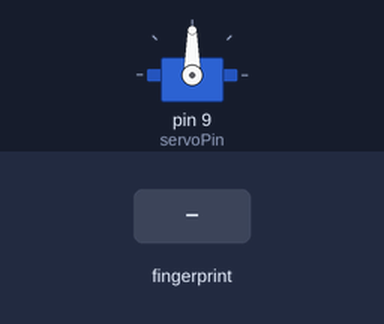
The sketch below on a simulated Arduino Uno, built with avr-gcc and run on an emulated ATmega328P. On the bench: servo. The test bench sets the inputs (shaded band). What the sketch prints to the serial monitor is not drawn.

Above: at 2.2 s.
2.3 s: finger stored as number 1 placed on the sensor
At 3.0 s:
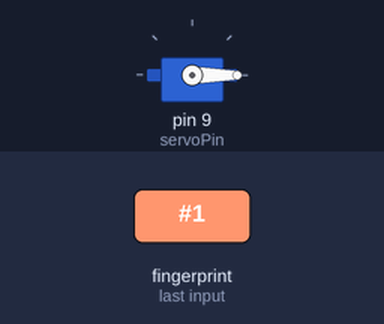
Timing chart, 0 to 7.2 s (numbered marks = the images above; inputs shaded):
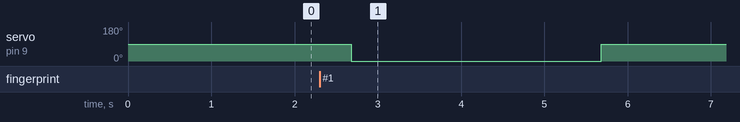

The sketch:

ParmakIziOkuyucu.ino
```cpp
/***************************************************
  Parmak İzi Sensörü ile Servo Motor Kontrolü
  Bu çalışma örnek teşkil etmekte olup tanımlamalar, atamalar, void setup ve getFingerprintIDez() fonksiyonu içerisindeki ilgili yerleri
  projenize uygun olarak değiştirerek kullanabilirsiniz.

  İletişim ve sipariş için:
  https://www.instagram.com/elektronikhobi/ sayfasını takip edip mesaj atabilir veya elektronikhobi@outlook.com adresine mail atabilirsiniz.
 ****************************************************/


#include <Adafruit_Fingerprint.h>
#include <SoftwareSerial.h>
#include <Servo.h> //Add servo library

int getFingerprintIDez();

Servo servo1; //Define servo name / object

#define servoPin 9 //Define pin number to which servo motor is connected
#define durationTime 3000 //Define the time it remains in the open position of the door lock (miliseconds)
#define servoMin 0 //Open position
#define servoMax 90 // Closed position


SoftwareSerial mySerial(2, 3);
Adafruit_Fingerprint finger = Adafruit_Fingerprint(&mySerial);


void setup()
{
  while (!Serial);  // For Yun/Leo/Micro/Zero/...

  Serial.begin(9600);
  Serial.println("Adafruit finger detect test");

  servo1.attach(servoPin); //Define pin number of the servo
  servo1.write(servoMax); //The position of the servo at the start of the program

  // set the data rate for the sensor serial port
  finger.begin(57600);

  if (finger.verifyPassword()) {
    Serial.println("Found fingerprint sensor!");
  } else {
    Serial.println("Did not find fingerprint sensor :(");
    while (1);
  }
  Serial.println("Waiting for valid finger...");
}

void loop()                     // run over and over again
{
  getFingerprintIDez();
  delay(50);            //don't ned to run this at full speed.
}

uint8_t getFingerprintID() {
  uint8_t p = finger.getImage();
  switch (p) {
    case FINGERPRINT_OK:
      Serial.println("Image taken");
      break;
    case FINGERPRINT_NOFINGER:
      Serial.println("No finger detected");
      return p;
    case FINGERPRINT_PACKETRECIEVEERR:
      Serial.println("Communication error");
      return p;
    case FINGERPRINT_IMAGEFAIL:
      Serial.println("Imaging error");
      return p;
    default:
      Serial.println("Unknown error");
      return p;
  }

  // OK success!

  p = finger.image2Tz();
  switch (p) {
    case FINGERPRINT_OK:
      Serial.println("Image converted");
      break;
    case FINGERPRINT_IMAGEMESS:
      Serial.println("Image too messy");
      return p;
    case FINGERPRINT_PACKETRECIEVEERR:
      Serial.println("Communication error");
      return p;
    case FINGERPRINT_FEATUREFAIL:
      Serial.println("Could not find fingerprint features");
      return p;
    case FINGERPRINT_INVALIDIMAGE:
      Serial.println("Could not find fingerprint features");
      return p;
    default:
      Serial.println("Unknown error");
      return p;
  }

  // OK converted!
  p = finger.fingerFastSearch();
  if (p == FINGERPRINT_OK) {
    Serial.println("Found a print match!");
  } else if (p == FINGERPRINT_PACKETRECIEVEERR) {
    Serial.println("Communication error");
    return p;
  } else if (p == FINGERPRINT_NOTFOUND) {
    Serial.println("Did not find a match");
    return p;
  } else {
    Serial.println("Unknown error");
    return p;
  }

  // found a match!
  Serial.print("Found ID #"); Serial.print(finger.fingerID);
  Serial.print(" with confidence of "); Serial.println(finger.confidence);
}

// returns -1 if failed, otherwise returns ID #
int getFingerprintIDez() {
  uint8_t p = finger.getImage();
  if (p != FINGERPRINT_OK)  return -1;

  p = finger.image2Tz();
  if (p != FINGERPRINT_OK)  return -1;

  p = finger.fingerFastSearch();
  if (p != FINGERPRINT_OK)  return -1;

  // Bu kısımda projenize uygun değişikliği yapabilirsiniz.
  servo1.write(servoMin); //If the fingerprint is correct open the door lock
  delay(durationTime); //Keep the lock open for the defined duration
  servo1.write(servoMax); //take the lock OFF again


  // found a match!
  Serial.print("Found ID #"); Serial.print(finger.fingerID);
  Serial.print(" with confidence of "); Serial.println(finger.confidence);
  return finger.fingerID;
}
```

Measured:
- after the input at 2.3 s, servo on pin 9 (servoPin): 90° → 0° after 0.38 s, → 90° 3.0 s later
